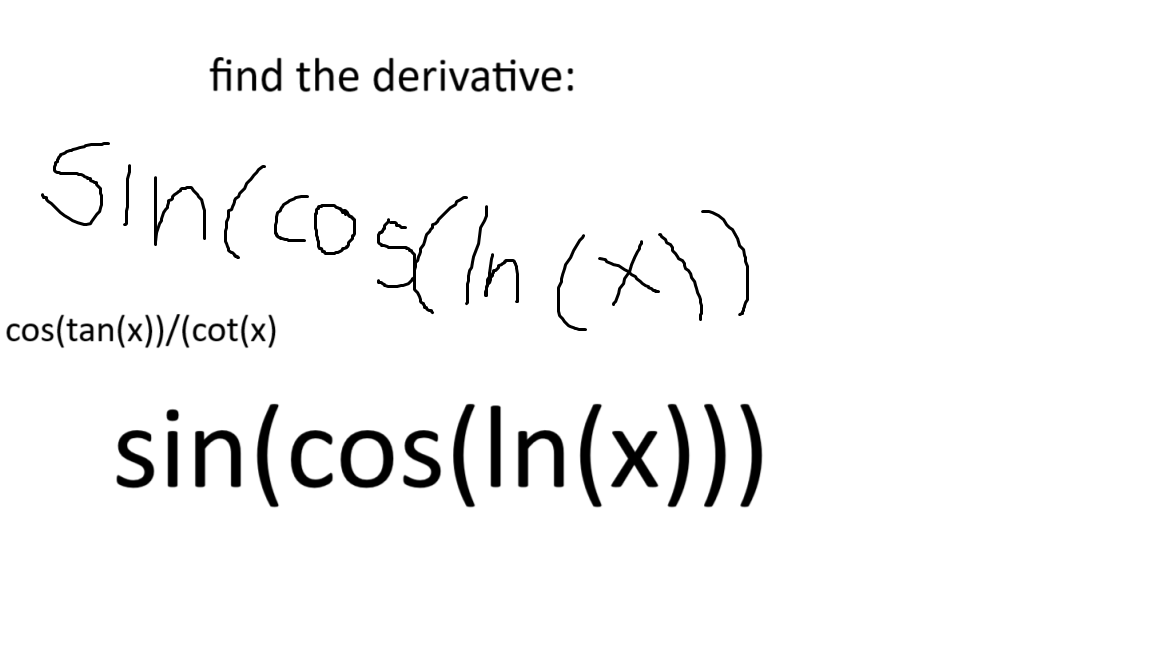
#> input picture ml/testdata/derivativetest2.png, 1152 x 648 px, found by its file name
$ python readimage.py
#> lines starting #> are read from the running program, lines starting #| are printed output that depends on the picture; after the words box and inside, x2 and y2 are one past the last pixel; in counts of white or black regions, pixels touching at a corner belong together
import pytesseract
import PIL.Image
import cv2

config = r"--psm 3 --oem 3"

pytesseract.pytesseract.tesseract_cmd = r'C:\Program Files\Tesseract-OCR\tesseract.exe'

def process_image(filepath):
#> called with filepath = 'ml/testdata/derivativetest2.png'
    image = cv2.imread(filepath)
#> image is the input picture: shape (648, 1152, 3); min 0, max 255, mean 246.1

    gray = cv2.cvtColor(image, cv2.COLOR_BGR2GRAY)
    _, thresh = cv2.threshold(gray, 150, 255, cv2.THRESH_BINARY_INV)
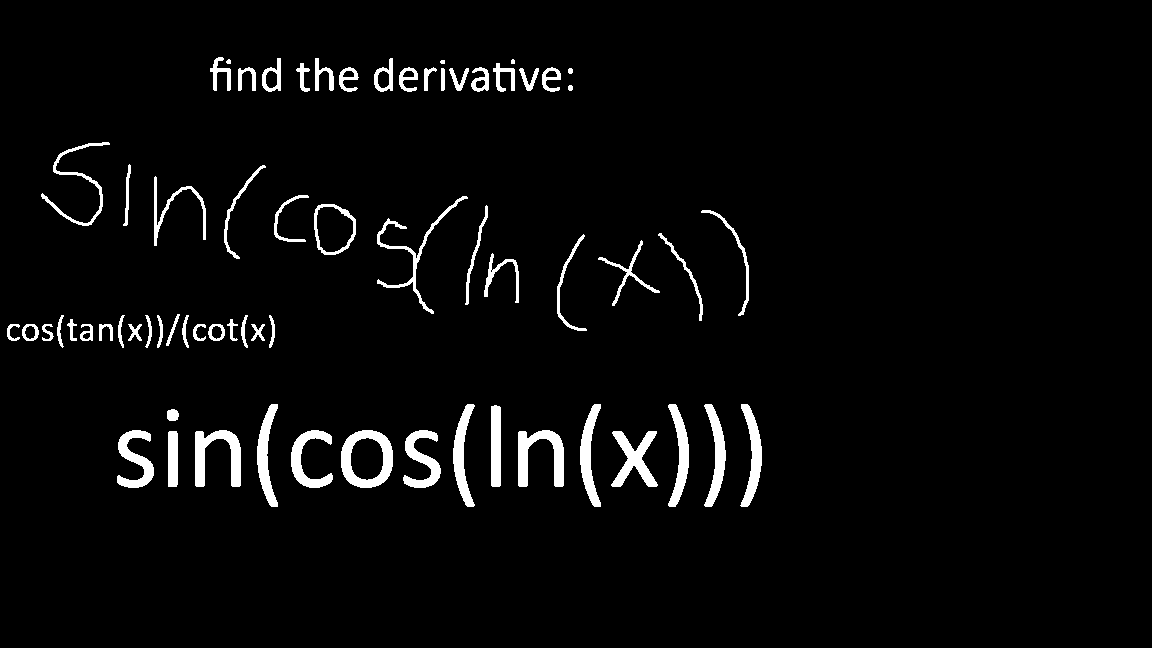
#> thresh: shape (648, 1152); 3.6% white; 68 white regions (2 under 20 px), largest, box (x1, y1, x2, y2) and area: (341, 430, 393, 488) 1408, (518, 430, 564, 487) 1302, (195, 430, 241, 487) 1300

#> (the run stopped early here; a loop or call above may not have finished)

$ run again, with ml/testdata/derivativetest1.png copied over ml/testdata/derivativetest2.png
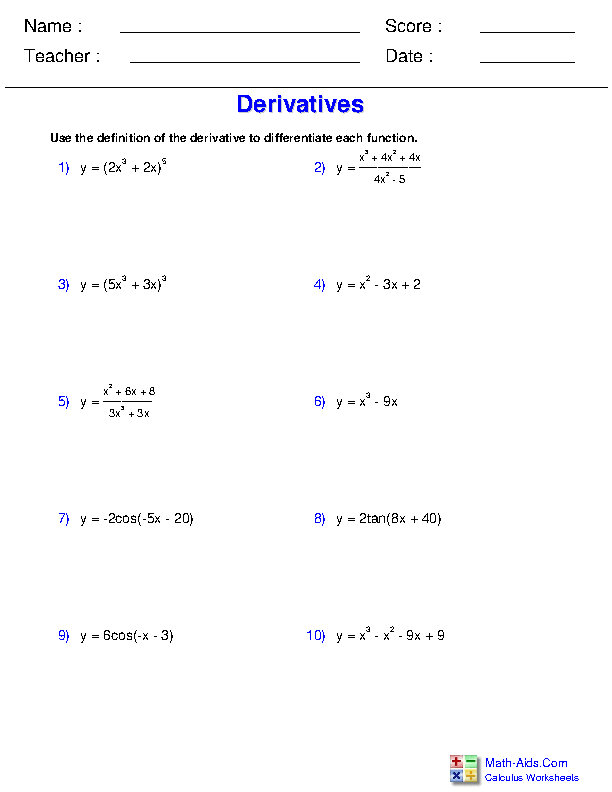
#> input picture ml/testdata/derivativetest1.png, 612 x 792 px, found by its file name
#> in process_image, image is the input picture: shape (792, 612, 3); mean B, G, R 252, 251.1, 251.1
#> in process_image, `_, thresh = cv2.threshold(gray, 150, 255, cv2.THRESH_BINARY_INV)`:
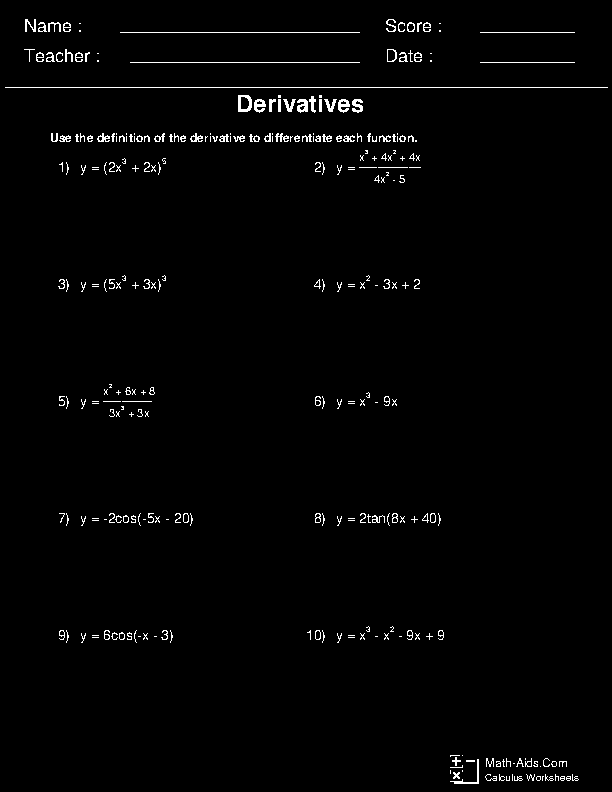
#> thresh: shape (792, 612); 1.5% white in thin lines or dots
